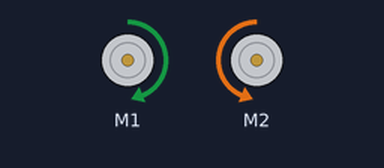
A sketch run on a simulated Arduino Leonardo, built with avr-gcc and run on an emulated ATmega32U4. Shown: 2 × DC motor (green arrow = forward, orange = backward, longer = faster). What the sketch prints to the serial monitor is not drawn.

Above: at 1.1 s.
At 1.5 s:
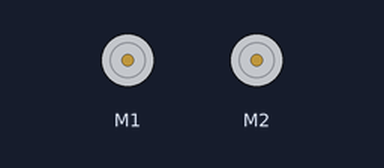
Timing chart, 0 to 3.0 s (numbered marks = the images above):
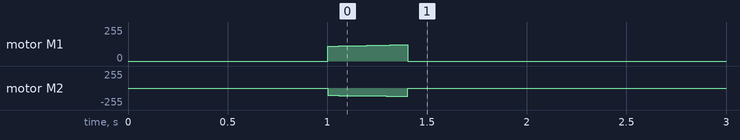

The sketch:

proportional-turn.ino
```cpp
#include <Wire.h>
#include <Zumo32U4.h>

Zumo32U4Encoders encoders;
Zumo32U4Motors motors;


#define pi 3.14159265359

const int samplingDelay = 10; // in ms
const double kpe = 0.8;  // proportional gain for encoders
const int turn180 = 820; // total distance to travel in counts
const int turn90 = 395;// total distance to travel in counts
const int rWheel = 19; // wheel radius in mm
const int ticksPerRev = 610;
const int initialSpeed = 175;

void setup()
{
  Serial.begin(9600);
  Serial.println("Starting...");
  delay(1000);
//  turnLeft();
//  delay(1000);
//  turnRight();
//  delay(1000);
  turnAround();
}

void turnLeft(){
  int x = 0;
  int speedLeft = -initialSpeed;
  int speedRight = initialSpeed;
  int leftCal = encoders.getCountsLeft();
  int rightCal = encoders.getCountsRight();
  motors.setSpeeds(speedLeft, speedRight);
  while(x < turn90){
    int16_t countsLeft = encoders.getCountsLeft()-leftCal;
    int16_t countsRight = encoders.getCountsRight()-rightCal;
    speedLeft = - round(initialSpeed - (kpe * (countsLeft + countsRight)));
    speedRight = round(initialSpeed - (kpe * (countsRight + countsLeft)));
    speedLeft = max(-400,speedLeft);
    speedLeft = min(0,speedLeft);
    speedRight = max(0,speedRight);
    speedRight = min(400,speedRight);
    motors.setSpeeds(speedLeft, speedRight);
    x = (abs(countsLeft) + abs(countsRight))/2;
    delay(samplingDelay);
  }
  motors.setSpeeds(0, 0);
}

void turnRight(){
  int x = 0;
  int speedLeft = initialSpeed;
  int speedRight = - initialSpeed;
  int leftCal = encoders.getCountsLeft();
  int rightCal = encoders.getCountsRight();
  motors.setSpeeds(speedLeft, speedRight);
  while(x < turn90){
    int16_t countsLeft = encoders.getCountsLeft()-leftCal;
    int16_t countsRight = encoders.getCountsRight()-rightCal;
    speedLeft = round(initialSpeed - (kpe * (countsLeft + countsRight)));
    speedRight = - round(initialSpeed - (kpe * (countsRight + countsLeft)));
    speedLeft = max(0,speedLeft);
    speedLeft = min(400,speedLeft);
    speedRight = max(-400,speedRight);
    speedRight = min(0,speedRight);
    motors.setSpeeds(speedLeft, speedRight);
    x = (abs(countsLeft) + abs(countsRight))/2;
    delay(samplingDelay);
  }
  motors.setSpeeds(0, 0);
}


void turnAround(){
  int x = 0;
  int speedLeft = initialSpeed;
  int speedRight = - initialSpeed;
  int leftCal = encoders.getCountsLeft();
  int rightCal = encoders.getCountsRight();
  motors.setSpeeds(speedLeft, speedRight);
  while(x < turn180){
    int16_t countsLeft = encoders.getCountsLeft()-leftCal;
    int16_t countsRight = encoders.getCountsRight()-rightCal;
    speedLeft = round(initialSpeed - (kpe * (countsLeft + countsRight)));
    speedRight = - round(initialSpeed - (kpe * (countsRight + countsLeft)));
    speedLeft = max(0,speedLeft);
    speedLeft = min(400,speedLeft);
    speedRight = max(-400,speedRight);
    speedRight = min(0,speedRight);
    motors.setSpeeds(speedLeft, speedRight);
    x = (abs(countsLeft) + abs(countsRight))/2;
    delay(samplingDelay);
  }
  motors.setSpeeds(0, 0);
}

void loop()
{


}
```
